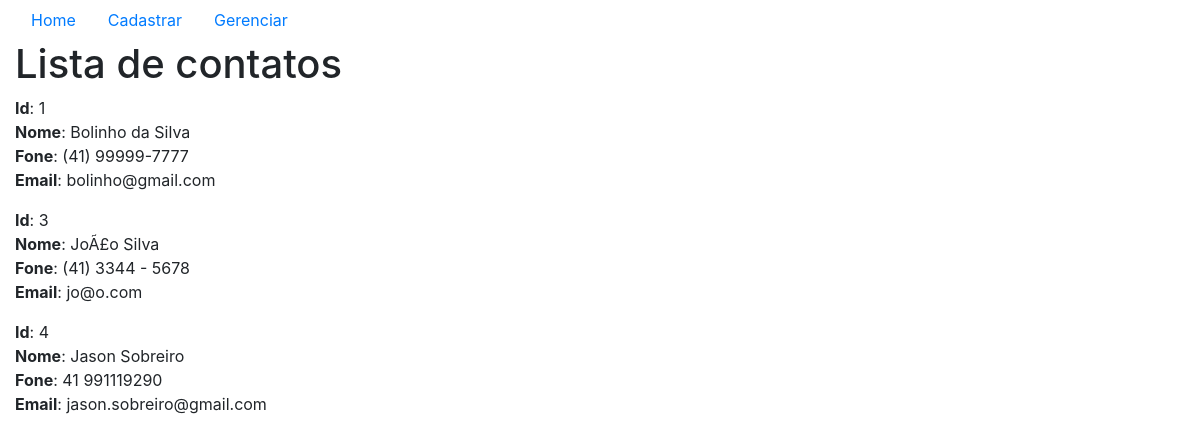
The page / on the database its author committed.
### tables this page shows
CREATE TABLE `contatos` (
  `id_contato` int(11) NOT NULL,
  `nome_contato` varchar(60) NOT NULL,
  `fone_contato` varchar(20) NOT NULL,
  `email_contato` varchar(60) NOT NULL
);

### index.php (the view, shortened to what this page needs)
<!DOCTYPE html>
<html lang="pt-br">
<head>
	<link rel="stylesheet" type="text/css" href="css/bootstrap.min.css">
</head>
<body class="container-fluid">
	<?php include 'menu.php'; ?>
	<h1>Lista de contatos</h1>
	<?php
	include 'conn.php';
	$sql = "SELECT * FROM contatos";
	$result = mysqli_query($conn, $sql);
	if(mysqli_affected_rows($conn) > 0)
	{
		while($linha_atual = mysqli_fetch_assoc($result))
		{
			echo "<p>";
			foreach ($linha_atual as $indice => $valor)
			{
				$indice = str_replace("_contato", "", $indice);
				echo "<b>" . ucfirst($indice) . "</b>: " .
				$valor . "<br>";
			}
			echo "</p>";
		}
	}
	?>
</body>
</html>

### menu.php
<ul class="nav">
	<li class="nav-item">
		<a href="index.php" class="nav-link">Home</a>
	</li>
	<li class="nav-item">
		<a href="cadastrar.php" class="nav-link">Cadastrar</a>
	</li>
	<li class="nav-item">
		<a href="gerenciar.php" class="nav-link">Gerenciar</a>
	</li>
</ul>

### rows shown on the page
contatos: indice "Id", id_contato "1", indice "Nome", nome_contato "Bolinho da Silva", indice "Fone", fone_contato "(41) 99999-7777", indice "Email", email_contato "bolinho@gmail.com"
contatos: indice "Id", id_contato "3", indice "Nome", nome_contato "JoÃ£o Silva", indice "Fone", fone_contato "(41) 3344 - 5678", indice "Email", email_contato "jo@o.com"
contatos: indice "Id", id_contato "4", indice "Nome", nome_contato "Jason Sobreiro", indice "Fone", fone_contato "41 991119290", indice "Email", email_contato "jason.sobreiro@gmail.com"
